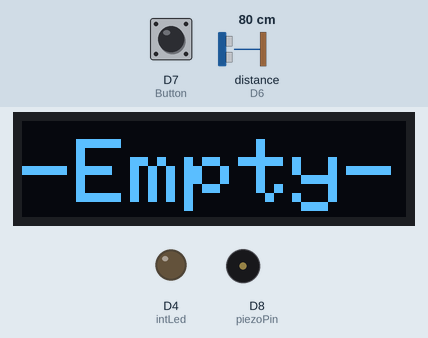
The sketch below on a simulated ESP8266 (Wemos D1 mini). Parts: 128×32 one-colour display, output pins drawn as LEDs (lit = HIGH), buzzer (waves = sounding). Wiring (inferred from the names in the program): ultrasonic range finder: trigger D5; echo D6. Dashed ring = blinking. The test bench sets the inputs (shaded band); at power-on: D7 (Button) HIGH, distance to the obstacle (sensor on D6) 80 cm. The echo pulse lasts 58.3 µs per cm; pins used as bus, display or sensor lines are not drawn. At 16.7 s the program puts the board to deep sleep or switches it off; the recording ends there.

Above: at 3.2 s.
3.3 s: D7 (Button) pulled LOW for 0.15 s
At 4.3 s:
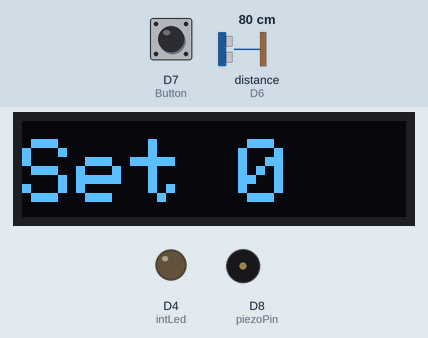
6.4 s: distance to the obstacle (sensor on D6) set to 2 cm
At 7.8 s:
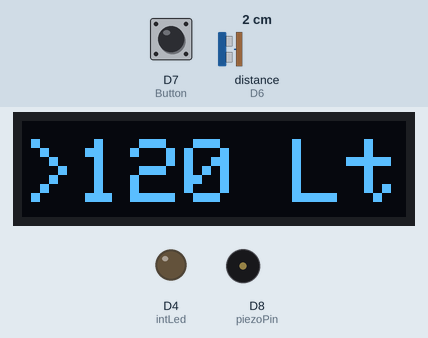
8.1 s: D7 (Button) pulled LOW for 1 s
At 10.0 s:
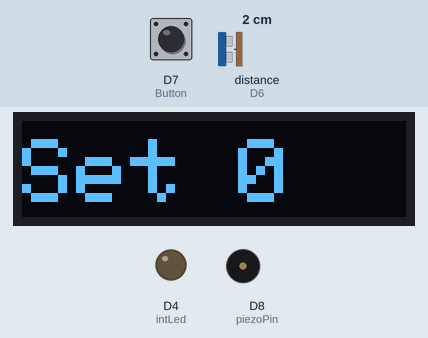
12.1 s: D7 (Button) pulled LOW for 3.2 s
At 14.93 s:
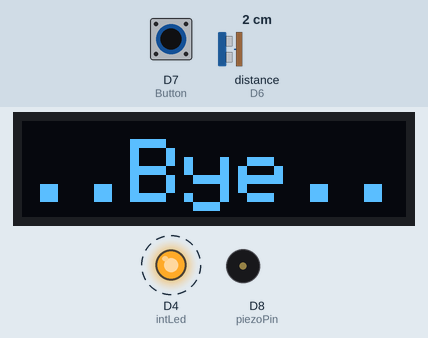
Timing chart, 0 to 16.7 s (numbered marks = the images above; inputs shaded):
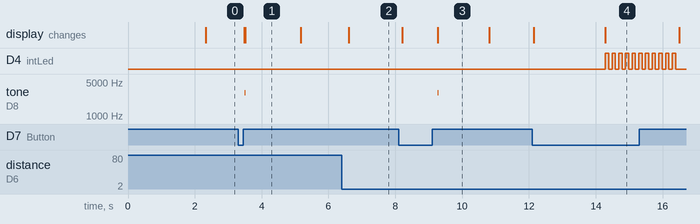

Measured:
- after the input at 3.3 s, tone on D8 (piezoPin): silent → 3000 Hz after 0.20 s, → silent 0.01 s later; the display: first changes after 0.19 s (image 1 shows a later state)
- after the input at 6.4 s, the display: changes after 0.20 s (image 2)
- after the input at 8.1 s, tone on D8 (piezoPin): silent → 3000 Hz after 1.2 s, → silent 0.01 s later; the display: first changes after 0.10 s (image 3 shows a later state)
- after the input at 12.1 s, D4 (intLed): alternates HIGH for 0.10 s and LOW for 0.10 s, starting after 2.2 s; the display: first changes after 0.05 s (image 4 shows a later state)
- what the display in image 1 shows lasts 1.7 s, from 3.5 s to 5.2 s
- what the display in image 3 shows lasts 1.5 s, from 9.3 s to 10.8 s

The sketch:

Water_Level_v0.92.ino
```cpp
// *********************
// [Motorhome/Campervan Water Level], by John Halfords, the Netherlands
// This is Version 0.92 (22-09-2026)
// *********************
// What's new:
// -----------
// 0.9 First released version, not tested in Camper
// 0.91 Also suitable for the RCWL-1670 and small changes
// 0.92 Piezo speaker and alarm functions (set the amount of water you want to fill with the button, and the piezo speaker lets you know when to stop)
//      Button Short press = alarm on (for example) 10 Ltr, press again 20 Ltr, etc
//      Button Long press = sleep
// *********************
// -- Hardware --
// Display = OLED 0.91
// ESP8266 Wemos D1 Mini Pro (clone)
// JSN-SR04T or RCWL-1670 Ultrasonic Sensor
// *********************
// -- Connections --
// See Schematic.png
// :Display:
// VCC = 3.3V !!
// SDA = D2
// SCK or SCL = D1
// :Ultrasonic Sensor:
// VCC = 5V
// RX Trigger pin = D5 = GPIO14
// TX Echo pin = D6 = GPIO12
// :ESP:
// Button = D7 = GPIO13 (Long press = Sleep, short press is set alarm to fill tank)
// Internal Led = D4 = Power led
// Reset switch = Pin RST to ground
// Piezo speaker = D8 (via 1k resistor to ground, parallel to the piezo a zener diode of max. 3.3 Volts - anode to ground)
// *********************
// If you have any ideas, build-up comment or questions, feel free to contact me: halfordsj@gmail.com
// *********************

// Librarys to include
#include <Adafruit_GFX.h>
#include <Adafruit_SSD1306.h>

// Things to define
#define intLed D4 // Internal led
#define trigPin D5 // Triggerpin used for Ultrasonic Sensor
#define echoPin D6 // Echopin used for Ultrasonic Sensor
#define displayWidth 128 // Width of the Oled display
#define displayHeight 32 // Height of the Oled display
#define Button D7 // Button (Long press = Sleep, short press is set alarm to fill tank)
#define piezoPin D8 // Pin used for piezo speaker (beep)

// Set initial values for button press
volatile bool buttonPressed = false;
volatile unsigned long buttonPressStart = 0;
unsigned long lastShortPress = 0;
unsigned long alarmDisplayUntil = 0;
int Alarm = 0; // Startvalue for the waterlevel alarm, 0 means No alarm

// Constants to declare
const int Press2Sleep = 2000; // Time in milliseconds to press the button (1000 = 1 second) to go to sleep
const int MaxMeasureVolume = 120; // Everything higher than this value will be displayed as [DisplayHighestValue] (next declare line), this way you can work around the eventual deadzone of the Ultrasonic Sensor
                                  // NOTE: This will also be the highest Alarm step !
const String DisplayHighestValue = ">120 Ltr"; // What will be displayed when the waterlevel becomes higher than the [MaxMeasureVolume]
const int MinMeasureVolume = 2; // Everything lower (including negative values) than this value will be displayed as [DisplayLowestValue] (next declare line)
const String DisplayLowestValue = "-Empty-"; // What will be displayed when the waterlevel becomes lower than the [DisplayLowestValue]
                                             // Advice: set the value of MaxMeasureVolume to a high value when calibrating
                                             // and set the value of MinMeasureVolume to a low negative value when calibrating
                                             // Then you see all the possible values and it's easier to calculate the calibration value
const int TankHeight = 43; // Height of the inside of the watertank in cm (from the bottom to the Ultrasonic Sensor)
const float CalibrationValue = 3.25581; // My tank is 43 cm high and can consist 140 Ltr, so 0 cm = 140 Ltr and 43 cm = 140 Ltr, 140/73 = 3.25581 (In other words: every cm = 3.25581 Ltr)
const int AlarmSteps = 10; // The amount of Liters you want each Alarm step to be, for example 10: then the steps are 10, 20, 30, etc until MaxMeasureVolume, press again and the alarm = 0 = disabled

// Variables to declare
long duration; // The measured duration from trigger to echo
float volume; // The calculated corresponding watervolume of the camper watertank
float measurements[5]; // I put the measurements in an array to filter out wrong values en get the volume more stable and accurate
String volumeText; // The text that will be displayed

// Instances
Adafruit_SSD1306 display = Adafruit_SSD1306(displayWidth, displayHeight, &Wire); // Display

// Sub for handling interupt for button (needs to be mentioned before Setup)
void IRAM_ATTR ButtonISR() {
  if (!buttonPressed) {
    buttonPressed = true;
    buttonPressStart = millis();
    }
  }

// Setup
void setup() {
  pinMode(trigPin, OUTPUT); // Triggerpin used for Ultrasonic Sensor
  pinMode(intLed, OUTPUT); // Triggerpin used for Ultrasonic Sensor
  pinMode(echoPin, INPUT); // Echopin used for Ultrasonic Sensor
  pinMode(Button, INPUT_PULLUP); // Button
  display.begin(SSD1306_SWITCHCAPVCC, 0x3C); // Start display instance
  delay(2000);
  display.clearDisplay(); // Clear display buffer
  display.setTextSize(3); // Set display text size to 3
  display.setTextColor(WHITE); // Set display text color to white
  display.setRotation(0); // Set display rotation to 0
  display.display(); // Show cleared display buffer

  // Set (interrupt) action on button release
  attachInterrupt(digitalPinToInterrupt(Button), ButtonISR, FALLING);
}

void loop() {

  checkButton(); // Check if Button is pressed

  digitalWrite(intLed, LOW); // Power Led ON

  for (int i = 0; i < 5; i++) {
    // Send triggersignal via ultrasoon
    digitalWrite(trigPin, LOW);
    delayMicroseconds(5); // was 5
    digitalWrite(trigPin, HIGH);
    delayMicroseconds(10); // was 10
    digitalWrite(trigPin, LOW);

    duration = pulseIn(echoPin, HIGH, 100000); // Measure time from send to receive

    measurements[i] = (duration * 0.034 / 2) + 1; // Calculate from time to centimeters
    delay(50);
    }

  // Filter/Sort measurements for stability
  for (int i = 0; i < 4; i++) {
    for (int j = i + 1; j < 5; j++) {
      if (measurements[j] < measurements[i]) {
        float temp = measurements[i];
        measurements[i] = measurements[j];
        measurements[j] = temp;
      }
    }
  }

  // Median value is nr. 2 in the array, because of the sort
  volume = measurements[2];

  // Convert distance (still in cm) to liters
  volume = (TankHeight - volume) * CalibrationValue;

  // Value to "xx Lt", DisplayLowestValue or DisplayHighestValue
  if (volume <= MinMeasureVolume) {
    volumeText = DisplayLowestValue;
  }
  else if (volume >= MaxMeasureVolume) {
    volumeText = DisplayHighestValue;
  }
  else {
    volumeText = String(int(round(volume))) + " Ltr";
  }
  // Display the volume in Ltr
  if (millis() >= alarmDisplayUntil) { // Do this only if set value is not still displayed (1,5 sec)
    display.clearDisplay();
    display.setCursor(0, 6);
    display.print(volumeText);
    if (buttonPressed) display.fillCircle(126, 30, 1, WHITE); // Small white dot in display to indicate button is pressed
    display.display();
  }

  // Beep when tank level is at value of Alarm
  if(Alarm != 0 && volume >= Alarm) {
    piezoBeep(150, 3800);
    piezoBeep(150, 3700);
  }
  // Beep when tank level is at value - AlarmSteps of Alarm
  if(Alarm != 0 && volume <= Alarm && volume >= (Alarm - AlarmSteps)) {
    piezoBeep(50, 3600);
    piezoBeep(50, 3500);
  }
  // Beep when tank level is at value - 2xAlarmSteps of Alarm
  if(Alarm != 0 && volume <= Alarm && volume <= (Alarm - AlarmSteps) && volume >= (Alarm - (2 * AlarmSteps))) {
    piezoBeep(30, 3500);
  }
}

///////////////////////////////////// Subs ////////////////////////////////

// Sub for checking if the Button is pressed
void checkButton() {

  // Long press = Sleep, immediately after Press2Sleep time
  if (buttonPressed && millis() - buttonPressStart >= Press2Sleep) {

    noInterrupts(); // Switch off Interrups
    buttonPressed = false; // Reset
    interrupts(); // Switch on Interrups

    // Long press = Say 'Bye', blink and goto Sleep
    display.clearDisplay();
    display.setCursor(0, 6);
    display.print("..Bye..");
    display.display();

    for (int count = 0; count <= 10; count++) {
      digitalWrite(intLed, HIGH);
      delay(100);
      digitalWrite(intLed, LOW);
      delay(100);
    }

    display.clearDisplay();
    display.display();
    delay(200);

    ESP.deepSleep(0); // Goto sleep
  }

  // Button released, so it's a short press
  if (buttonPressed && digitalRead(Button) == HIGH) { // If the button is pressed and released...

    noInterrupts(); // Switch off Interrups
    buttonPressed = false; // Reset
    unsigned long pressduration = millis() - buttonPressStart; // Calculate time of press
    interrupts(); // Switch on Interrups

    // Short press = Set the alarm
    if (pressduration < Press2Sleep) {

      // First new press only displaying the last set alarm value
      if (millis() - lastShortPress <= 1500) { // If press is released within 1,5 sec it's a short press
        if (volume >= Alarm + AlarmSteps) { // If there is already water in the tank it's no use of setting al lower value than then the present volume...
          Alarm = ((int)(volume / 10) + 1) * 10; // ...so start with the next step of 10
        }
        else Alarm += AlarmSteps; // Add 1 AlarmStep to Alarm

        if (Alarm > MaxMeasureVolume) { // If the next step is higher than the MaxMeasureVolume...
          Alarm = 0; // ...start from 0
        }
      }

      lastShortPress = millis(); // save time of lastShortPress
      alarmDisplayUntil = millis() + 1500; // calculate time untill when the alarm setting had to be displayed

      // Display the Set value for the alarm
      display.clearDisplay();
      display.setCursor(0, 6);
      display.print("Set " + String(Alarm));
      display.display();
      piezoBeep(10, 3000);
    }
  }
}

// Sub for the piezo beep
void piezoBeep(int howLong, int howHigh) {
tone(piezoPin, howHigh); // Start the beep with frequentie howHigh
delay(howLong); // keep beeping for howLong milliseconds
noTone(piezoPin);     // Switch off beep
}
```
